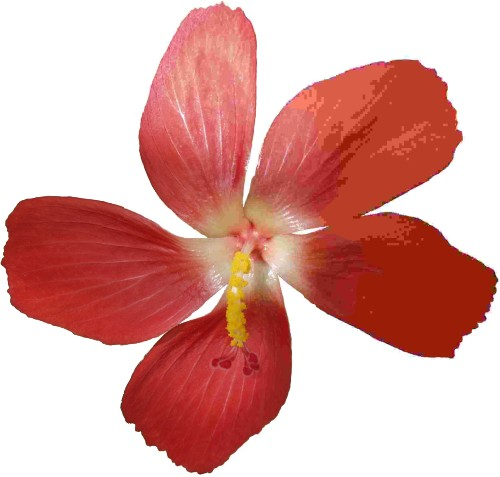
#> input picture imagenes/original/flores.jpeg, 500 x 477 px, found by its file name
$ jupyter execute morfologia.ipynb
#> lines starting #> are read from the running program, lines starting #| are printed output that depends on the picture; after the words box and inside, x2 and y2 are one past the last pixel; in counts of white or black regions, pixels touching at a corner belong together
errorcion

[cell 1]
import numpy as np
import cv2
import matplotlib.pyplot as plt
imagen = cv2.imread(r'D:\Franz Caballero\Procesamiento de imagenes\Actividades\Ejercicios python\imagenes\original\flores.jpeg',cv2.IMREAD_GRAYSCALE)
#> imagen: shape (477, 500); min 29, max 255, mean 179.3

#elemento estructurante
kernel = cv2.getStructuringElement(cv2.MORPH_ELLIPSE,(5,5))
#aplicar errosión
img_rest=cv2.erode(imagen,kernel)
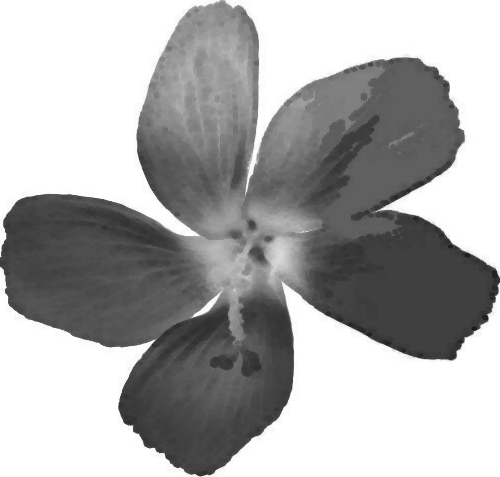
#> img_rest: shape (477, 500); min 29, max 255, mean 171.8

plt.subplot(121),plt.imshow(imagen,cmap='gray')
plt.title('Imagen Original'), plt.xticks([]), plt.yticks([])
plt.subplot(122),plt.imshow(img_rest,cmap='gray')
plt.title('Imagen Erosionada'), plt.xticks([]), plt.yticks([])
plt.show()

[cell 2]
import numpy as np
import cv2
import matplotlib.pyplot as plt
imagen = cv2.imread(r'D:\Franz Caballero\Procesamiento de imagenes\Actividades\Ejercicios python\imagenes\original\flores.jpeg',cv2.IMREAD_GRAYSCALE)
_,imgbin=cv2.threshold(imagen,127,255,cv2.THRESH_BINARY_INV)# se puede usar cv2.THRESH_BINARY_INV+cv2.THRESH_OTSU para binarizar la imagen
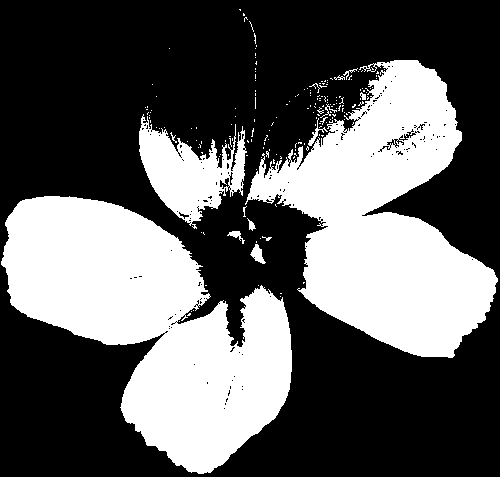
#> imgbin: shape (477, 500); 36.9% white; 188 white regions (174 under 20 px), largest, box (x1, y1, x2, y2) and area: (1, 196, 292, 474) 43064, (245, 60, 498, 358) 37757, (139, 114, 247, 229) 5931
#elemento estructurante
kernel = cv2.getStructuringElement(cv2.MORPH_ELLIPSE,(5,5))
#aplicar errosión
img_rest=cv2.dilate(imgbin,kernel,iterations=1)#imgbin es la imagen binarizada o imagen de entrada
#> img_rest: shape (477, 500); 41.5% white; 19 white regions (7 under 20 px), largest, box (x1, y1, x2, y2) and area: (137, 58, 500, 360) 51600, (0, 194, 294, 476) 45894, (237, 7, 259, 83) 415

plt.subplot(121),plt.imshow(imagen,cmap='gray')
plt.title('Imagen Original'), plt.xticks([]), plt.yticks([])
plt.subplot(122),plt.imshow(img_rest,cmap='gray')
plt.title('Imagen Dilatada'), plt.xticks([]), plt.yticks([])
plt.show()

apertura y cerradura

[cell 3]
import numpy as np
import cv2
import matplotlib.pyplot as plt
imagen = cv2.imread(r'D:\Franz Caballero\Procesamiento de imagenes\Actividades\Ejercicios python\imagenes\original\flores.jpeg',cv2.IMREAD_GRAYSCALE)
#_,imgbin=cv2.threshold(imagen,127,255,cv2.THRESH_BINARY_INV+cv2.THRESH_OTSU)# se puede usar cv2.THRESH_BINARY_INV+cv2.THRESH_OTSU para binarizar la imagen
#elemento estructurante
kernel = cv2.getStructuringElement(cv2.MORPH_ELLIPSE,(5,5))
#aplicar errosión
#img_rest=cv2.dilate(imgbin,kernel,iterations=1)#imgbin es la imagen binarizada o imagen de entrada
apertura=cv2.morphologyEx(imagen,cv2.MORPH_OPEN,kernel)

plt.subplot(121),plt.imshow(imagen,cmap='gray')
plt.title('Imagen Original'),
plt.subplot(122),
plt.imshow(apertura,cmap='gray')
plt.title('Imagen apertura'),
plt.show()
#librerias (SKIMAGE=MORPHOLOGY.BINARY_OPEN)

COMO TRABAJAR CON SKIMAGE CON LAS MISMAS TECNICAS DE EROSION , DILATACION y cerradura

[cell 4]
from skimage import morphology
import cv2
import matplotlib.pyplot as plt
import numpy as np
imagen = cv2.imread(r'D:\Franz Caballero\Procesamiento de imagenes\Actividades\Ejercicios python\imagenes\original\tigre.jpeg',cv2.IMREAD_GRAYSCALE)
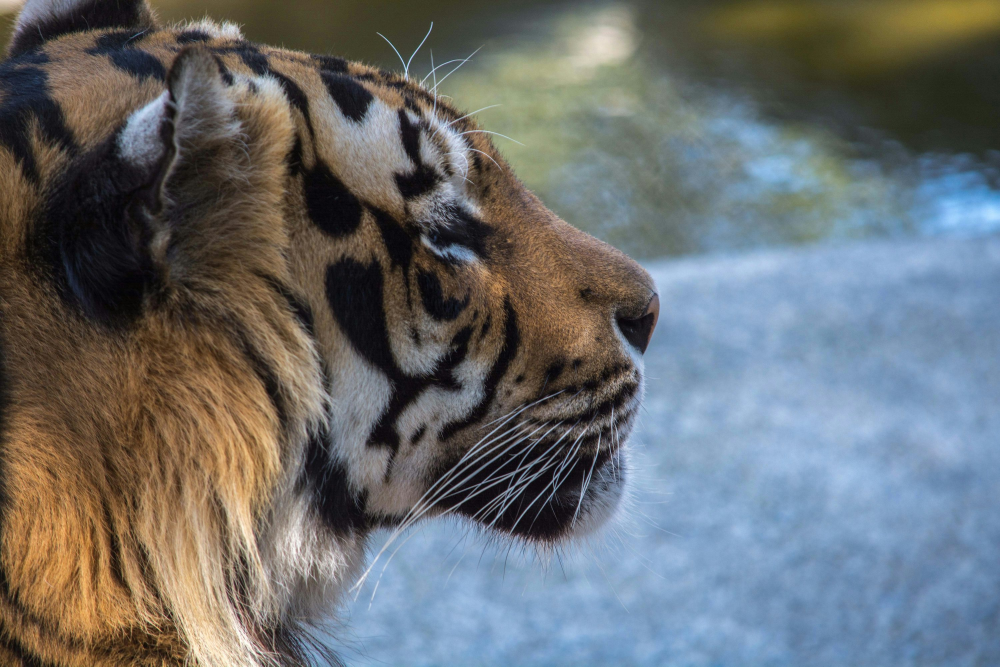
#> input picture imagenes/original/tigre.jpeg, 3000 x 2000 px, found by its file name (shown at 1/3 size)
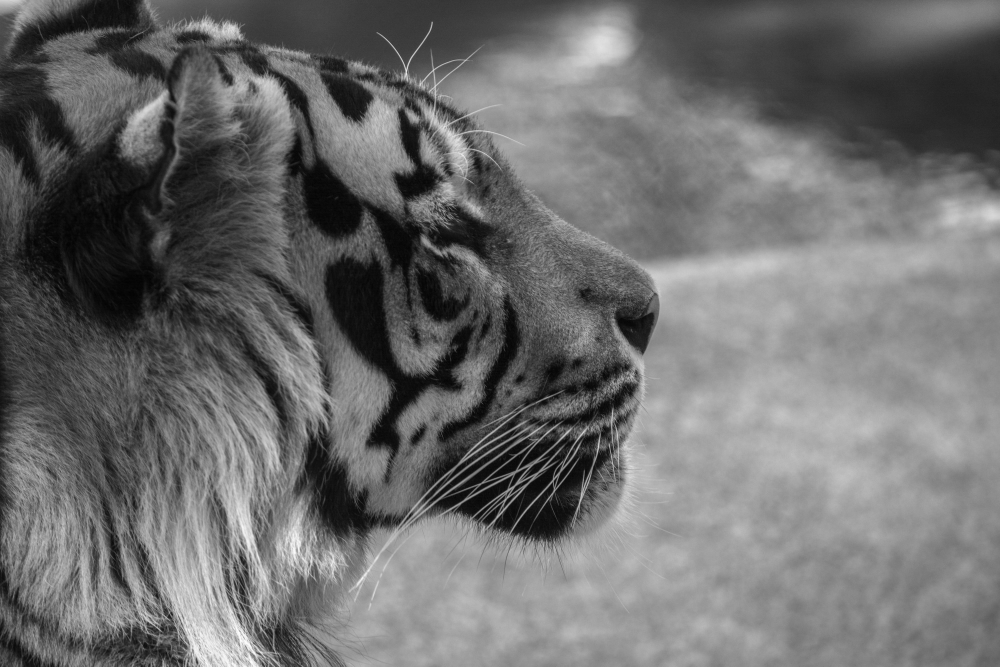
#> imagen: shape (2000, 3000) (shown at 1/3 size); min 0, max 255, mean 109.3

_, imgbin = cv2.threshold(imagen, 127, 255, cv2.THRESH_BINARY_INV + cv2.THRESH_OTSU)
#> imgbin: shape (2000, 3000); 42.1% white; 4722 white regions (4071 under 20 px), largest, box (x1, y1, x2, y2) and area: (0, 0, 3000, 2000) 2360304, (259, 1863, 561, 2000) 25358, (800, 1686, 1025, 2000) 21465
# elemento estructurante
num = morphology.disk(5)

img_erosion = morphology.binary_erosion(imgbin, num)
#> img_erosion: shape (2000, 3000) bool; 31% white; 553 white regions (392 under 20 px), largest, box (x1, y1, x2, y2) and area: (0, 0, 1906, 1770) 1272098, (1849, 0, 3000, 572) 395866, (883, 1264, 1220, 1628) 41624

img_dilation = morphology.binary_dilation(imgbin, num)
#> img_dilation: shape (2000, 3000) bool; 52.1% white; 514 black regions (359 under 20 px), largest, box (x1, y1, x2, y2) and area: (411, 12, 3000, 2000) 2558361, (758, 945, 1162, 1445) 62222, (891, 200, 1231, 599) 50275

img_opening = morphology.binary_opening(imgbin, num)
#> img_opening: shape (2000, 3000) bool; 37.3% white; 190 white regions, largest, box (x1, y1, x2, y2) and area: (0, 0, 1911, 1793) 1532644, (1839, 0, 3000, 577) 409084, (878, 1259, 1225, 1633) 51072

img_closing = morphology.binary_closing(imgbin, num)
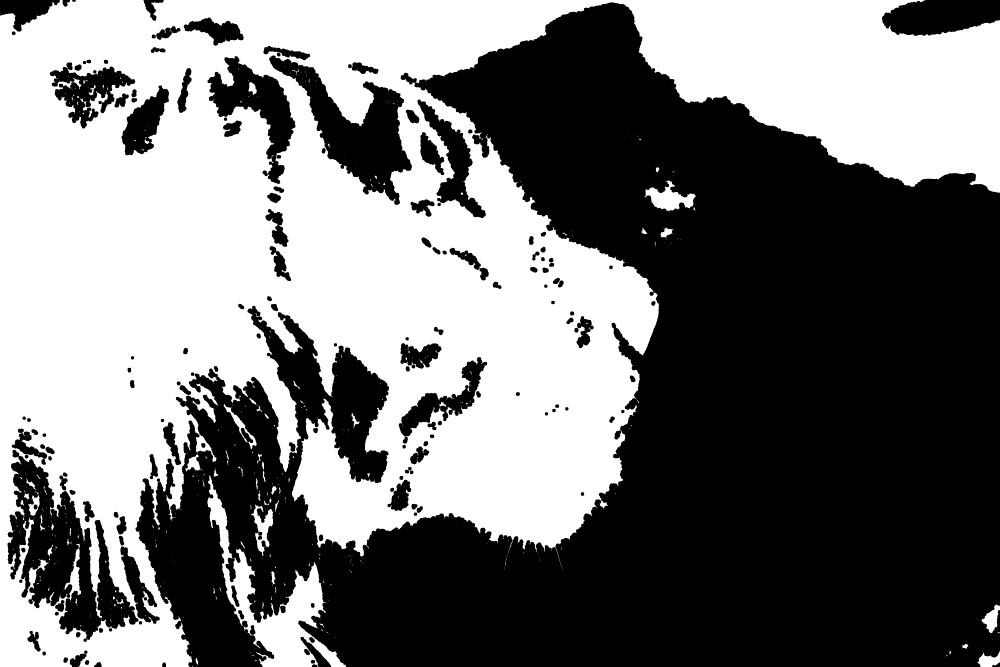
#> img_closing: shape (2000, 3000) bool (shown at 1/3 size); 47.3% white; 583 white regions (494 under 20 px), largest, box (x1, y1, x2, y2) and area: (0, 0, 3000, 2000) 2755422, (622, 1426, 1038, 2000) 55359, (1934, 540, 2088, 634) 6507

plt.figure(figsize=(12, 8))
plt.subplot(231),
plt.imshow(imagen, cmap='gray')
plt.title('Imagen Original'),
plt.axis('off')
plt.subplot(232),
plt.imshow(imgbin, cmap='gray')
plt.title('Imagen Binarizada'),
plt.axis('off')
plt.subplot(233),
plt.imshow(img_erosion, cmap='gray')
plt.title('Erosión'),
plt.axis('off')
plt.subplot(234),
plt.imshow(img_dilation, cmap='gray')
plt.title('Dilatación'),
plt.axis('off')
plt.subplot(235),
plt.imshow(img_opening, cmap='gray')
plt.title('Apertura'),
plt.axis('off')
plt.subplot(236),
plt.imshow(img_closing, cmap='gray')
plt.title('Cerradura'),
plt.axis('off')
plt.tight_layout()
plt.show()

[cell 5]
from skimage import data,morphology
import cv2
import matplotlib.pyplot as plt
import numpy as np

image=data.binary_blobs(length=64,n_dim=2,volume_fraction=0.1)
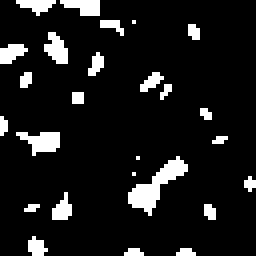
#> input picture skimage.data.binary_blobs(), 64 x 64 px (shown 4 times larger)
#> image is the input picture: shape (64, 64) bool; 10% white; 26 white regions (19 under 20 px), largest, box (x1, y1, x2, y2) and area: (32, 39, 47, 54) 80, (4, 33, 15, 39) 40, (11, 8, 17, 16) 31
kernel = morphology.disk(5)
apertura = morphology.binary_opening(image, kernel)
#> apertura: shape (64, 64) bool; every value is 0
cerradura = morphology.binary_closing(image, kernel)
#> cerradura: shape (64, 64) bool; 19.6% white; 12 white regions (7 under 20 px), largest, box (x1, y1, x2, y2) and area: (0, 0, 32, 26) 449, (32, 39, 47, 54) 117, (6, 48, 18, 64) 86, (0, 28, 15, 39) 55, (35, 18, 43, 25) 34
plt.figure(figsize=(12, 8))
plt.subplot(131), plt.imshow(image, cmap='gray')
plt.title('Imagen Original'), plt.axis('off')
plt.subplot(132), plt.imshow(apertura, cmap='gray')
plt.title('Apertura'), plt.axis('off')
plt.subplot(133), plt.imshow(cerradura, cmap='gray')
plt.title('Cerradura'), plt.axis('off')
plt.tight_layout()
plt.show()

[cell 6]
from skimage.data import *
import cv2
import matplotlib.pyplot as plt
import numpy as np
imagen=np.zeros((512,512),np.uint8)

imagen=cv2.circle(imagen,(256,256),100,255,-1)
imagen=cv2.rectangle(imagen,(100,100),(400,400),255,-1)
imagen=cv2.line(imagen,(0,0),(512,512),255,5)

cheker=checkerboard()>0.5
#> cheker: shape (200, 200) bool; 56.8% white; 32 black regions, largest, box (x1, y1, x2, y2) and area: (176, 0, 200, 24) 576, (0, 176, 24, 200) 576, (26, 0, 49, 24) 552
cheker=cheker.astype(np.uint8)*255

plt.figure(figsize=(12, 8))
plt.subplot(121), plt.imshow(imagen, cmap='gray')
plt.title('Imagen Original'), plt.axis('off')
plt.subplot(122), plt.imshow(cheker, cmap='gray')
plt.title('Imagen cheker'), plt.axis('off')
plt.tight_layout()
plt.show()
kernel_ellipse = cv2.getStructuringElement(cv2.MORPH_ELLIPSE, (5, 5))
kernel_cross = cv2.getStructuringElement(cv2.MORPH_CROSS, (5, 5))
kernel_rectangle = cv2.getStructuringElement(cv2.MORPH_RECT, (5, 5))
#aplicando erosión
img_erosion_ellipse = cv2.erode(imagen, kernel_ellipse,iterations=2)
img_erosion_cross = cv2.erode(imagen, kernel_cross,iterations=2)
img_erosion_rectangle = cv2.erode(imagen, kernel_rectangle,iterations=2)
#aplicando dilatación
img_dilation_ellipse = cv2.dilate(imagen, kernel_ellipse,iterations=2)
img_dilation_cross = cv2.dilate(imagen, kernel_cross,iterations=2)
img_dilation_rectangle = cv2.dilate(imagen, kernel_rectangle,iterations=2)

cheker_erosion_ellipse = cv2.erode(cheker, kernel_ellipse,iterations=2)
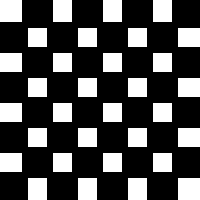
#> cheker_erosion_ellipse: shape (200, 200); 31.2% white; 32 white regions, largest, box (x1, y1, x2, y2) and area: (0, 0, 22, 22) 484, (178, 178, 200, 200) 484, (53, 0, 72, 22) 418
cheker_erosion_cross = cv2.erode(cheker, kernel_cross,iterations=2)
cheker_erosion_rectangle = cv2.erode(cheker, kernel_rectangle,iterations=2)
#aplicando dilatación
cheker_dilation_ellipse = cv2.dilate(cheker, kernel_ellipse,iterations=2)
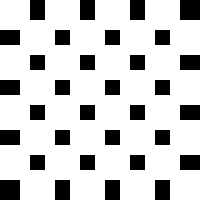
#> cheker_dilation_ellipse: shape (200, 200); 78.9% white; 32 black regions, largest, box (x1, y1, x2, y2) and area: (180, 0, 200, 20) 400, (0, 180, 20, 200) 400, (30, 0, 45, 20) 300
cheker_dilation_cross = cv2.dilate(cheker, kernel_cross,iterations=2)
cheker_dilation_rectangle = cv2.dilate(cheker, kernel_rectangle,iterations=2)
#crear otra imagen para apertura y cerradura
np.random.seed(45)
imagen_ruido = imagen.copy()
ruido = np.random.randint(0, 2, imagen.shape, dtype=np.uint8) * 255
imagen_ruido = cv2.bitwise_xor(imagen_ruido, ruido)

kernel = cv2.getStructuringElement(cv2.MORPH_ELLIPSE, (5, 5))
#aplicando apertura
img_apertura_ellipse = cv2.morphologyEx(imagen_ruido, cv2.MORPH_OPEN, kernel)
img_apertura_cross = cv2.morphologyEx(imagen_ruido, cv2.MORPH_OPEN, kernel_cross)
img_apertura_rectangle = cv2.morphologyEx(imagen_ruido, cv2.MORPH_OPEN, kernel_rectangle)
#aplicando cerradura
img_cerradura_ellipse = cv2.morphologyEx(imagen_ruido, cv2.MORPH_CLOSE, kernel)
img_cerradura_cross = cv2.morphologyEx(imagen_ruido, cv2.MORPH_CLOSE, kernel_cross)
img_cerradura_rectangle = cv2.morphologyEx(imagen_ruido, cv2.MORPH_CLOSE, kernel_rectangle)
plt.figure(figsize=(12, 8))
plt.subplot(231), plt.imshow(imagen, cmap='gray')
plt.title('Imagen Original'), plt.axis('off')
plt.subplot(232), plt.imshow(cheker, cmap='gray')
plt.title('Imagen cheker'), plt.axis('off')
plt.subplot(233), plt.imshow(imagen_ruido, cmap='gray')
plt.title('Imagen Ruido'), plt.axis('off')
plt.subplot(234), plt.imshow(img_erosion_ellipse, cmap='gray')
plt.title('Erosión Elipse'), plt.axis('off')
plt.subplot(235), plt.imshow(img_erosion_cross, cmap='gray')
plt.title('Erosión Cruz'), plt.axis('off')
plt.subplot(236), plt.imshow(img_erosion_rectangle, cmap='gray')
plt.title('Erosión Rectángulo'), plt.axis('off')
plt.tight_layout()
plt.figure(figsize=(12, 8))
plt.subplot(231), plt.imshow(img_dilation_ellipse, cmap='gray')
plt.title('Dilatación Elipse'), plt.axis('off')
plt.subplot(232), plt.imshow(img_dilation_cross, cmap='gray')
plt.title('Dilatación Cruz'), plt.axis('off')
plt.subplot(233), plt.imshow(img_dilation_rectangle, cmap='gray')
plt.title('Dilatación Rectángulo'), plt.axis('off')
plt.subplot(234), plt.imshow(cheker_erosion_ellipse, cmap='gray')
plt.title('Erosión Elipse cheker'), plt.axis('off')
plt.subplot(235), plt.imshow(cheker_erosion_cross, cmap='gray')
plt.title('Erosión Cruz cheker'), plt.axis('off')
plt.subplot(236), plt.imshow(cheker_erosion_rectangle, cmap='gray')
plt.title('Erosión Rectángulo cheker'), plt.axis('off')
plt.tight_layout()
plt.figure(figsize=(12, 8))
plt.subplot(231), plt.imshow(img_apertura_ellipse, cmap='gray')
plt.title('Apertura Elipse'), plt.axis('off')
plt.subplot(232), plt.imshow(img_apertura_cross, cmap='gray')
plt.title('Apertura Cruz'), plt.axis('off')
plt.subplot(233), plt.imshow(img_apertura_rectangle, cmap='gray')
plt.title('Apertura Rectángulo'), plt.axis('off')
plt.subplot(234), plt.imshow(img_cerradura_ellipse, cmap='gray')
plt.title('Cerradura Elipse'), plt.axis('off')
plt.subplot(235), plt.imshow(img_cerradura_cross, cmap='gray')
plt.title('Cerradura Cruz'), plt.axis('off')
plt.subplot(236), plt.imshow(img_cerradura_rectangle, cmap='gray')
plt.title('Cerradura Rectángulo'), plt.axis('off')
plt.tight_layout()
plt.show()

Realiza la conceptualización de los siguientes terminos con su
correspondiente ejemplo en código usando Python y jupyter con librerias
OpenCV y Scikit.image
Transformada Hit_or-Miss
    Algoritmos de morfologia basados en la transformación Hit-or-Miss
Transformaciones geodésicas
Dilatación geodésica
Erocion geodésica

[cell 7]
import numpy as np
import matplotlib.pyplot as plt
from scipy.ndimage import binary_hit_or_miss
from skimage.morphology import reconstruction

np.random.seed(42)
image = (np.random.rand(7, 7) > 0.5).astype(np.uint8)

arra1 = np.array([[0, 1, 0],
                  [1, 1, 1],
                  [0, 1, 0]], dtype=bool)

arra2 = np.array([[1, 0, 1],
                  [0, 0, 0],
                  [1, 0, 1]], dtype=bool)

result = binary_hit_or_miss(image, structure1=arra1, structure2=arra2)

plt.figure(figsize=(10, 3))
plt.subplot(131), plt.imshow(image, cmap='gray'), plt.title('Imagen Aleatoria'), plt.axis('off')
plt.subplot(132), plt.imshow(arra1.astype(int), cmap='gray'), plt.title('Estructurante 1'), plt.axis('off')
plt.subplot(133), plt.imshow(result, cmap='gray'), plt.title('Resultado Hit-or-Miss'), plt.axis('off')
plt.tight_layout()
plt.show()

plt.figure(figsize=(15, 5))  # Ajusta el tamaño de la figura

for i in range(3):
    image = (np.random.rand(7, 7) > 0.5).astype(np.uint8);
    result = binary_hit_or_miss(image, structure1=arra1, structure2=arra2);
    plt.subplot(1, 3, i+1)  # Distribuye las imágenes en 1 fila y 3 columnas
    plt.imshow(result, cmap='gray', vmin=0, vmax=1);
    plt.title(f'Resultado iteración {i+1}');
    plt.axis('off')

plt.tight_layout()  # Ajusta el espaciado entre las subgráficas
plt.show()


image_cross = np.array([[0, 0, 1, 0, 0],
                        [0, 0, 1, 0, 0],
                        [1, 1, 1, 1, 1],
                        [0, 0, 1, 0, 0],
                        [0, 0, 1, 0, 0]], dtype=np.uint8)

struct1 = np.array([[0, 1, 0],
                    [1, 1, 1],
                    [0, 1, 0]], dtype=bool)

struct2 = np.array([[1, 0, 1],
                    [0, 0, 0],
                    [1, 0, 1]], dtype=bool)

result_cross = binary_hit_or_miss(image_cross, structure1=struct1, structure2=struct2)

plt.figure(figsize=(8, 3))
plt.subplot(121), plt.imshow(image_cross, cmap='gray'), plt.title('Imagen con cruce'), plt.axis('off')
plt.subplot(122), plt.imshow(result_cross, cmap='gray'), plt.title('Cruce detectado'), plt.axis('off')
plt.tight_layout()
plt.show()
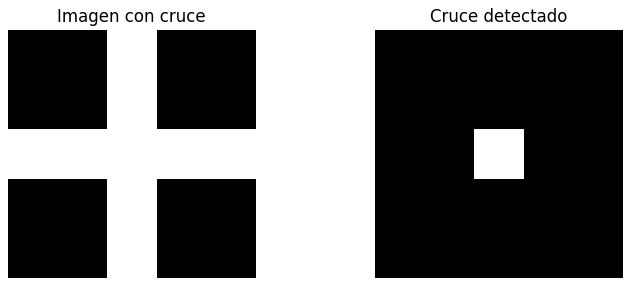
#> figure drawn by matplotlib, 2 panels

mask = np.zeros((7, 7), dtype=np.uint8)
mask[2:5, 2:5] = 1
seed = np.zeros_like(mask)
seed[3, 3] = 1

dil_geo = reconstruction(seed, mask, method='dilation')

seed_erosion = mask.copy()
seed_erosion[3, 3] = 2
ero_geo = reconstruction(seed_erosion, mask, method='erosion')

plt.figure(figsize=(12, 3))
plt.subplot(141), plt.imshow(seed, cmap='gray'), plt.title('Marcador (Dilatación)'), plt.axis('off')
plt.subplot(142), plt.imshow(dil_geo, cmap='gray'), plt.title('Dilatación Geodésica'), plt.axis('off')
plt.subplot(143), plt.imshow(seed_erosion, cmap='gray'), plt.title('Marcador (Erosión)'), plt.axis('off')
plt.subplot(144), plt.imshow(ero_geo, cmap='gray'), plt.title('Erosión Geodésica'), plt.axis('off')
plt.tight_layout()
plt.show()
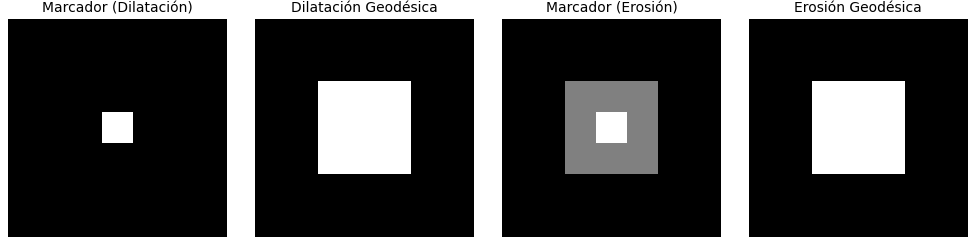
#> figure drawn by matplotlib, 4 panels
